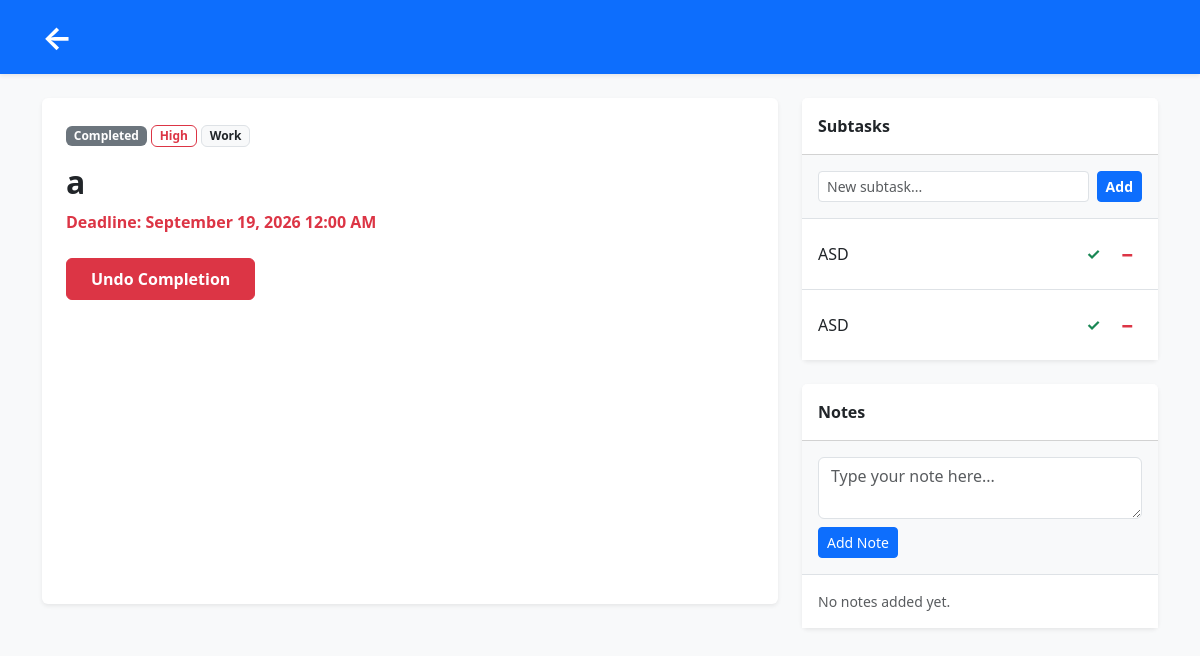
Screenshot of /task/14/ with the database file from the repository.
### tasks/models.py (models this page shows, shortened)
class BaseModel(models.Model):
    created_at = models.DateTimeField(auto_now_add=True)
    updated_at = models.DateTimeField(auto_now=True)
    class Meta:
        abstract = True

class Task(BaseModel):
    title = models.CharField(max_length=200)
    description = models.TextField()
    deadline = models.DateTimeField()
    status = models.CharField(max_length=50, choices=STATUS_CHOICES, default="Pending")
    category = models.ForeignKey(Category, on_delete=models.CASCADE)
    priority = models.ForeignKey(Priority, on_delete=models.CASCADE)

class Priority(BaseModel):
    name = models.CharField(max_length=100)
    class Meta:
        verbose_name = "Priority"
        verbose_name_plural = "Priorities"

class Category(BaseModel):
    name = models.CharField(max_length=100)
    class Meta:
        verbose_name = "Category"
        verbose_name_plural = "Categories"

class SubTask(BaseModel):
    parent_task = models.ForeignKey(Task, on_delete=models.CASCADE)
    title = models.CharField(max_length=200)
    status = models.CharField(max_length=50, choices=STATUS_CHOICES, default="Pending")
    is_completed = models.BooleanField(default=False)

### tasks/views.py (the view, shortened to what this page needs)
# urls.py: path('task/<int:pk>/', views.task_detail, name='task_detail'),
def task_detail(request, pk):
    task = get_object_or_404(Task, pk=pk)
    note_form = NoteForm()
    subtask_form = SubTaskForm()
    context = {
        'task': task,
        'subtasks': task.subtask_set.all(),
        'notes': task.note_set.all().order_by('-created_at'),
        'note_form': note_form,
        'subtask_form': subtask_form,
    }
    return render(request, 'tasks/task_detail.html', context)

### tasks/forms.py
class NoteForm(forms.ModelForm):
    class Meta:
        model = Note
        fields = ['content']
        widgets = {
            'content': forms.Textarea(attrs={'class': 'form-control', 'rows': 2, 'placeholder': 'Type your note here...'}),
        }

class SubTaskForm(forms.ModelForm):
    class Meta:
        model = SubTask
        fields = ['title']
        widgets = {
            'title': forms.TextInput(attrs={'class': 'form-control form-control-sm', 'placeholder': 'New subtask...'}),
        }

### tasks/templates/tasks/task_detail.html (shortened to what this page needs)
<!DOCTYPE html>
<html lang="en">
<head>
    <link href="https://cdn.jsdelivr.net/npm/bootstrap@5.3.0/dist/css/bootstrap.min.css" rel="stylesheet">
</head>
<body class="bg-light">
    <nav class="navbar navbar-dark bg-primary shadow-sm mb-4">
        <div class="container">
            <a class="navbar-brand fw-bold fs-2" href="{% url 'task_list' %}">&larr;</a>
        </div>
    </nav>
    <div class="container">
        <div class="row">
            <div class="col-lg-8 mb-4">
                <div class="card shadow-sm border-0 h-100">
                    <div class="card-body p-4">
                        <div class="mb-3">
                            <span class="badge bg-secondary">{{ task.status }}</span>
                            <span class="badge border border-danger text-danger">{{ task.priority.name }}</span>
                            <span class="badge bg-light text-dark border">{{ task.category.name }}</span>
                        </div>
                        <h2 class="fw-bold">{{ task.title }}</h2>
                        <p class="text-danger fw-bold mb-4">Deadline: {{ task.deadline|date:"F d, Y h:i A" }}</p>
                        {% if task.status != 'Completed' %}
                        <form action="{% url 'complete_task' task.pk %}" method="POST" class="mt-4">
                            {% csrf_token %}
                            <button type="submit" class="btn btn-success px-4 py-2">
                                Mark as Completed
                            </button>
                        </form>
                        {% else %}
                        <form action="{% url 'undo_complete_task' task.pk %}" method="POST" class="mt-4">
                            <button type="submit" class="btn btn-danger fw-bold px-4 py-2">
                                Undo Completion
                            </button>
                        </form>
                        {% endif %}
                    </div>
                </div>
            </div>
            <div class="col-lg-4">
                <div class="card shadow-sm border-0 mb-4">
                    <div class="card-header bg-white fw-bold py-3">
                        Subtasks
                    </div>
                    <div class="card-body bg-light border-bottom p-3">
                        <form method="POST" class="d-flex gap-2">
                            {{ subtask_form.title }}
                            <button type="submit" name="add_subtask" class="btn btn-sm btn-primary fw-bold text-nowrap">Add</button>
                        </form>
                    </div>
                    <div class="card-body p-0">
                        <ul class="list-group list-group-flush">
                            {% for subtask in subtasks %}
                            <li class="list-group-item d-flex justify-content-between align-items-center py-3">
                                <div>
                                    <span class="{% if subtask.is_completed %}text-decoration-line-through text-muted{% endif %}">
                                        {{ subtask.title }}
                                    </span>
                                </div>
                                <div class="text-nowrap">
                                    <form action="{% url 'toggle_subtask' subtask.pk %}" method="POST" class="d-inline">
                                        <button type="submit" class="btn btn-sm btn-outline-success border-0 fw-bold fs-6" title="Toggle Completion">
                                            {% if subtask.is_completed %}&larr;{% else %}&check;{% endif %}
                                        </button>
                                    </form>
                                    <form action="{% url 'subtask_delete' subtask.pk %}" method="POST" class="d-inline" onsubmit="return confirm('Delete this subtask?');">
                                        <button type="submit" class="btn btn-sm btn-outline-danger border-0 fw-bold fs-5" title="Delete Subtask">
                                            &minus;
                                        </button>
                                    </form>
                                </div>
                            </li>
                            {% empty %}
                            <li class="list-group-item text-muted small p-3">No subtasks added yet.</li>
                            {% endfor %}
                        </ul>
                    </div>
                </div>
                <div class="card shadow-sm border-0">
                    <div class="card-header bg-white fw-bold py-3">
                        Notes
                    </div>
                    <div class="card-body bg-light border-bottom p-3">
                        <form method="POST">
                            {{ note_form.content }}
                            <button type="submit" name="add_note" class="btn btn-sm btn-primary mt-2">Add Note</button>
                        </form>
                    </div>
                    <div class="card-body p-0">
                        {% for note in notes %}
                        <div class="p-3 border-bottom bg-white d-flex justify-content-between align-items-start">
                            <div>
                                <small class="text-muted d-block mb-1">{{ note.created_at|date:"M d, Y h:i A" }}</small>
                                <p class="mb-0 small">{{ note.content }}</p>
                            </div>
                            <form action="{% url 'note_delete' note.pk %}" method="POST" class="ms-2" onsubmit="return confirm('Are you sure you want to delete this note?');">
                                {% csrf_token %}
                                <button type="submit" class="btn btn-sm btn-outline-danger border-0" title="Delete Note">
                                    Delete
                                </button>
                            </form>
                        </div>
                        {% empty %}
                        <div class="p-3 text-muted small bg-white">No notes added yet.</div>
                        {% endfor %}
                    </div>
                </div>
            </div>
        </div>
    </div>
</body>
</html>

### rows the page displays
Task: status "Completed", priority.name "High", category.name "Work", title "a", deadline "September 19, 2026 12:00 AM"
SubTask: title "ASD"
SubTask: title "ASD"
